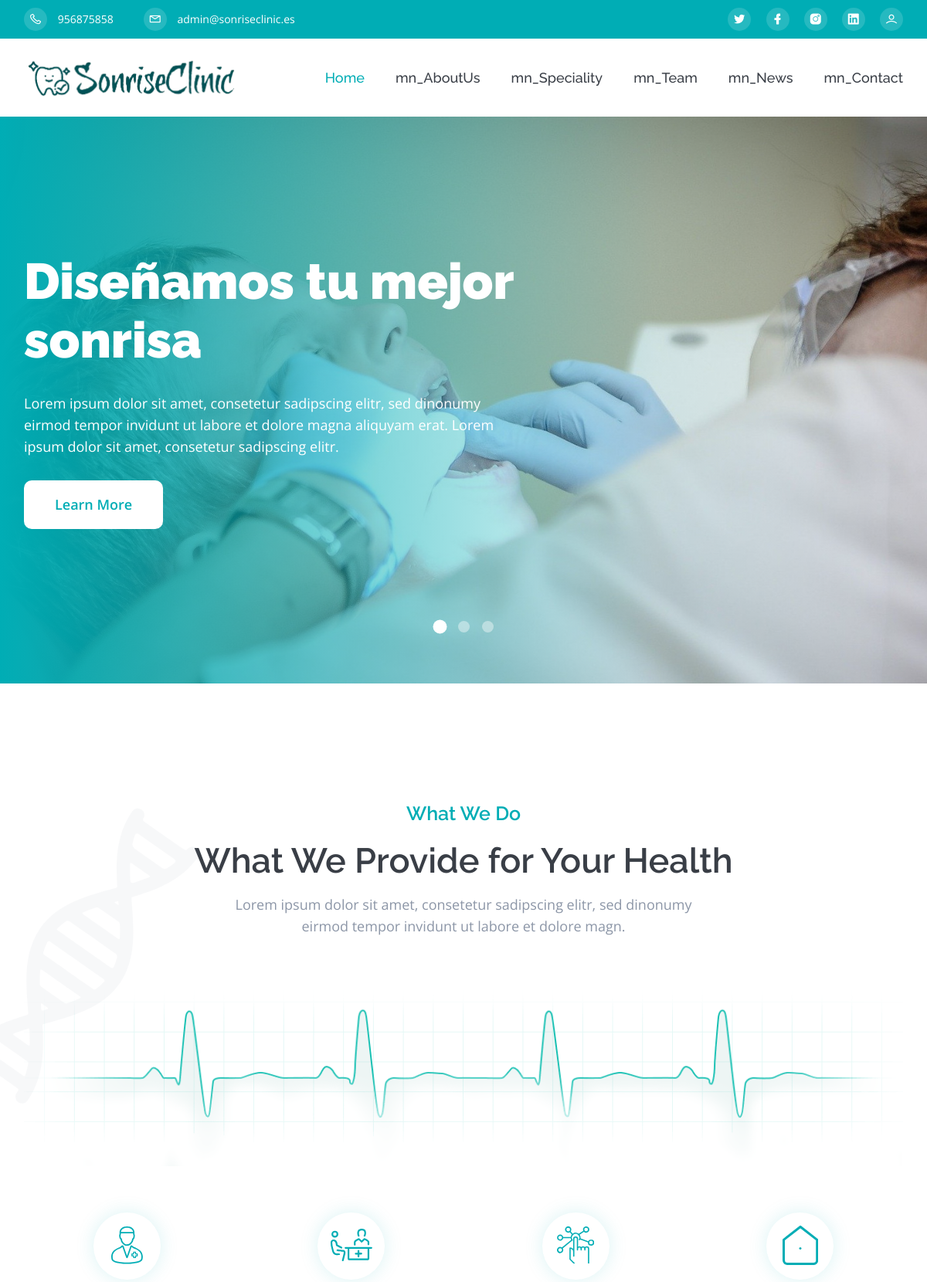
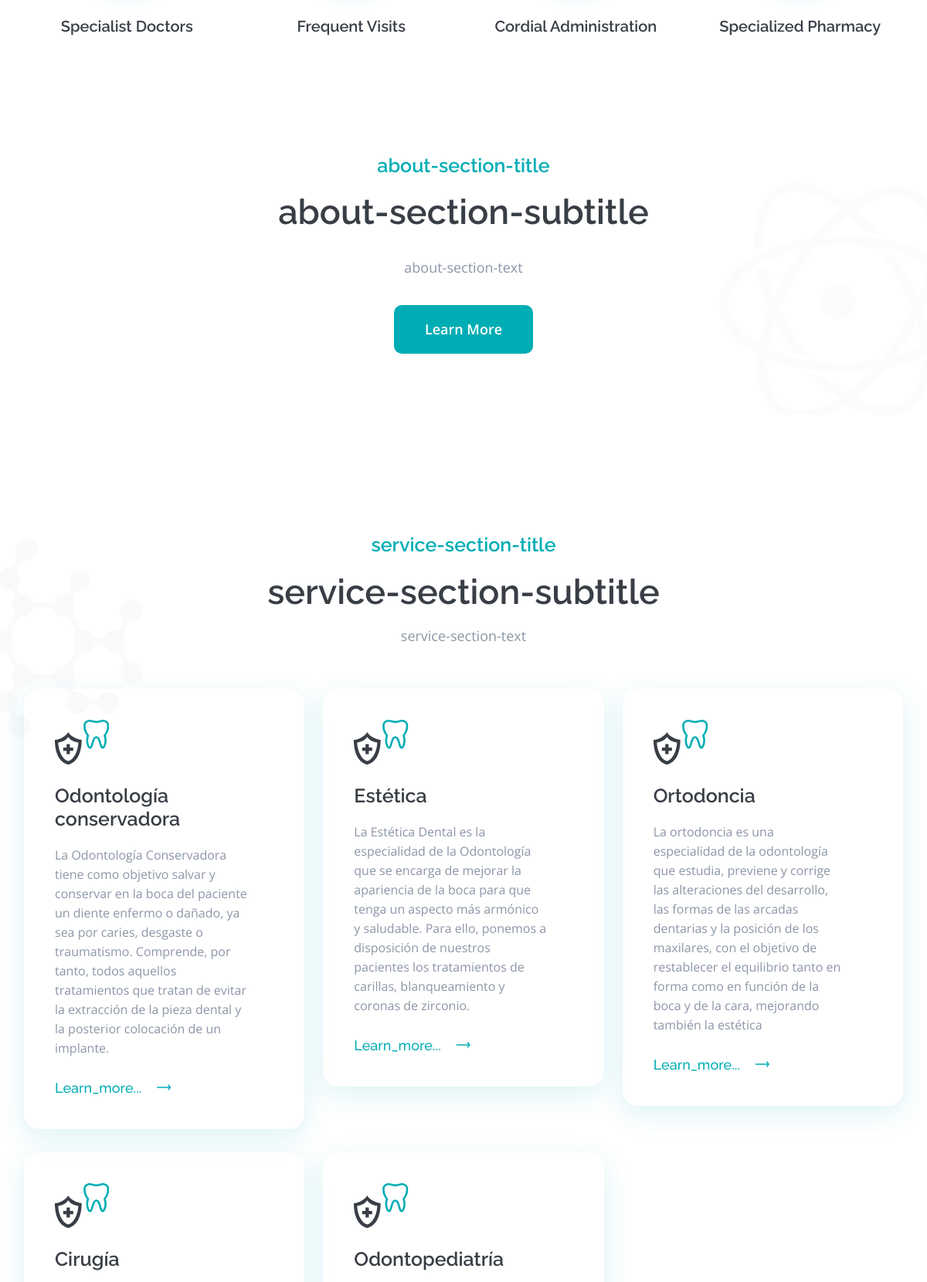
The page / (upper part) on the database its author committed (2 pictures, top to bottom).
### tables this page shows
CREATE TABLE `settings` (
  `id` int(9) NOT NULL,
  `type` varchar(10) NOT NULL,
  `label` varchar(25) NOT NULL,
  `value` varchar(400) NOT NULL
);

CREATE TABLE `blocks` (
  `id` int(9) NOT NULL,
  `id_page` int(9) NOT NULL,
  `name` varchar(56) NOT NULL,
  `block` varchar(56) NOT NULL,
  `order_n` int(9) NOT NULL,
  `title` varchar(56) DEFAULT NULL,
  `subtitle` varchar(56) DEFAULT NULL,
  `text` varchar(56) DEFAULT NULL
);

CREATE TABLE `treatmentscategories` (
  `id` int(1) NOT NULL,
  `name` varchar(100) NOT NULL,
  `info` text NOT NULL,
  `image` varchar(300) NOT NULL
);

### includes/class.data.php (called while the page is built, shortened)
<?php
class DataBase
{
    var $connection;
    public function __construct()
    {
        if (DB_PASS == NULL)
            $this->connection = mysqli_connect(DB_SERVER, DB_USER, DB_NAME);
        else
            $this->connection = mysqli_connect(DB_SERVER, DB_USER, DB_PASS, DB_NAME);
        return true;
    }
    public function send($sql, $type = 'ARRAY')
    {
        $result = mysqli_query($this->connection, $sql) or die(mysqli_error($this->connection));
        $return = array();
        if ($type == 'ARRAY')
            while (($return[] = mysqli_fetch_array($result))) {
            }
        else {
            while (($return[] = mysqli_fetch_assoc($result))) {
            }
        }
        if (count($return) > 1)
            unset($return[count($return) - 1]);
        else
            $return = FALSE;
        return $return;
    }
    public function select($table, $where, $type = 'ARRAY')
    {
        $sql = "SELECT * FROM " . $table . " WHERE " . $where;
        $result = mysqli_query($this->connection, $sql);
        $return = array();
        if ($type == 'ARRAY')
            while (($return[] = mysqli_fetch_array($result))) {
            }
        else
            while (($return[] = mysqli_fetch_assoc($result))) {
            }
        if (count($return) > 1)
            unset($return[count($return) - 1]);
        else
            $return = FALSE;
        return $return;
    }
}

### includes/sessions.php (called while the page is built, shortened)
<?php
if (isset($_SESSION['lang'])) {
    $lang = $_SESSION['lang'];
} else {
    $lang = null;
}
function isAuthenticated()
{
    if (isset($_SESSION['autentificado'])) {
        return $_SESSION['autentificado'];
    } else return FALSE;
}
if (!isset($lang)) :
    $lang = "es";
endif;

### includes/functions.php (called while the page is built, shortened)
<?php
function __($str, $lang = null)
{
	return $str;
}

### blocks/service-section.php (the view, shortened to what this page needs)
<?php
$db = new DataBase();
$result = $db->select("blocks", "id = " . $block["id"]);
?>
<section id="services" class="service-section pt-150">
	<div class="shape shape-3">
		<img src="assets/img/shapes/shape-3.svg" alt="">
	</div>
	<div class="container">
		<div class="row">
			<div class="col-xl-8 mx-auto">
				<div class="section-title text-center mb-55">
					<span class="wow fadeInDown" data-wow-delay=".2s"><?= __($result[0]["title"], $lang) ?></span>
					<h2 class="mb-15 wow fadeInUp" data-wow-delay=".4s"><?= __($result[0]["subtitle"], $lang) ?></h2>
					<p class="wow fadeInUp" data-wow-delay=".6s"><?= __($result[0]["text"], $lang) ?></p>
				</div>
			</div>
		</div>
		<div class="row">
			<?php
			$recordset = $db->send("SELECT * FROM treatmentscategories;"); ?>
			<?php foreach ($recordset as $specialty) : ?>
				<div class="col-lg-4 col-md-6">
					<div class="service-item mb-30">
						<div class="service-icon mb-25">
						</div>
						<div class="service-content">
							<h4><?= $specialty['name'] ?></h4>
							<p style="overflow: hidden; text-overflow: ellipsis; width: 250px;"><?= $specialty['info'] ?></p>
							<a href="../categorieInterventions.php?categorie=<?= $specialty['id'] ?>" class="read-more"><?= __('Learn_more', $lang) ?>... <i class="lni lni-arrow-right"></i></a>
						</div>
					</div>
				</div>
			<?php endforeach; ?>
		</div>
	</div>
</section>

### sections/header.php (shortened to what this page needs)
<header id="home" class="header">
  <div class="header-wrapper">
    <div class="header-top theme-bg">
      <div class="container">
        <div class="row">
          <div class="col-md-8">
            <?php
            $db = new DataBase();
            $phone = $db->select("settings", "label ='lni lni-phone'");
            $mail = $db->select("settings", "label ='lni lni-envelope'");
            ?>
            <div class="header-top-left text-center text-md-left">
              <ul>
                <li><a href="#"><i class="lni lni-phone"></i> <?= isset($phone) ? $phone[0]["value"] : "" ?></a></li>
                <li><a href="#"><i class="lni lni-envelope"></i> <?= isset($mail) ? $mail[0]["value"] : "" ?></a></li>
              </ul>
            </div>
          </div>
          <div class="col-md-4">
            <div class="header-top-right d-none d-md-block">
              <ul>
                <?php
                $db = new DataBase();
                $social = $db->send("SELECT * FROM settings WHERE type = 'social' AND value<>'';");
                if (!empty($social)) :
                  foreach ($social as $key) : ?>
                    <li class="nav-item">
                      <a href="<?= $key['value'] ?>">
                        <i class="<?= $key['label'] ?>"></i>
                      </a>
                    </li>
                <?php endforeach;
                endif;
                ?>
                <li class="nav-item">
                  <?php if (!isAuthenticated()) : ?>
                    <a href="login.php">
                      <i class="lni lni-user"></i>
                    </a>
                  <?php else : ?>
                    <a href="logout.php">
                      <i class="lni lni-close"></i>
                    </a>
                  <?php endif; ?>
                </li>
              </ul>
            </div>
          </div>
        </div>
      </div>
    </div>
    <div class="navbar-area">
      <div class="container">
        <div class="row">
          <div class="col-lg-12">
            <div class="navbar navbar-expand-lg">
              <a class="navbar-brand" href="index.php">
                <img src="assets/img/logo/logo-dark.png" style="width:280px" alt="Logo">
              </a>
              <?php
              if ($_SERVER['PHP_SELF'] == "/index.php") :
                $href = "";
              else :
                $href = "index.php";
              endif;
              if (!isAuthenticated()) :
              ?>
                <nav class="collapse navbar-collapse sub-menu-bar" id="navbarSupportedContent">
                  <ul id="nav" class="navbar-nav ml-auto">
                    <li class="nav-item active">
                      <a class="active" href="<?= $href ?>#home">Home</a>
                    </li>
                    <li class="nav-item">
                      <a href="<?= $href ?>#about"><?= __('mn_AboutUs', $lang) ?></a>
                    </li>
                    <li class="nav-item">
                      <a href="<?= $href ?>#services"><?= __('mn_Speciality', $lang) ?></a>
                    </li>
                    <li class="nav-item">
                      <a href="<?= $href ?>#team"><?= __('mn_Team', $lang) ?></a>
                    </li>
                    <li class="nav-item">
                      <a href="<?= $href ?>#blog"><?= __('mn_News', $lang) ?></a>
                    </li>
                    <li class="nav-item">
                      <a href="<?= $href ?>#contact"><?= __('mn_Contact', $lang) ?></a>
                    </li>
                  </ul>
                </nav>
              <?php endif ?>
            </div>
          </div>
        </div>
      </div>
    </div>
  </div>
</header>

### includes/blocks.php (shortened to what this page needs)
<?php
$db = new DataBase();
$sql = "SELECT * FROM pages a INNER JOIN blocks b ON a.id = b.id_page WHERE a.page = '" . $PG_NAME . "' ORDER BY order_n ASC";
$blocks = $db->send($sql);
foreach ($blocks as $block) :
    include "blocks/" . $block['block'] . ".php";
endforeach;

### blocks/slider-section.php (shortened to what this page needs)
<div class="slider-wrapper">
  <section class="slider-section">
    <div class="slider-active slick-style">
      <div class="single-slider img-bg" style="background-image:url('assets/img/slider/slider-1a.jpg');">
        <div class="container">
          <div class="row">
            <div class="col-xl-7 col-lg-8 col-md-10">
              <div class="slider-content">
                <h1 data-animation="fadeInDown" data-duration="1.5s" data-delay=".5s">Diseñamos tu mejor sonrisa
                </h1>
                <p data-animation="fadeInLeft" data-duration="1.5s" data-delay=".7s">Lorem ipsum
                  dolor sit amet, consetetur sadipscing elitr, sed dinonumy eirmod tempor invidunt
                  ut labore et dolore magna aliquyam erat. Lorem ipsum dolor sit amet, consetetur
                  sadipscing elitr.</p>
                <a href="#about" class="btn theme-btn page-scroll" data-animation="fadeInUp" data-duration="1.5s" data-delay=".9s">Learn More</a>
              </div>
            </div>
          </div>
        </div>
      </div>
    </div>
  </section>
</div>

### blocks/we-do-section.php (shortened to what this page needs)
<section class="we-do-section pt-150">
  <div class="shape shape-1">
    <img src="assets/img/shapes/shape-1.svg" alt="">
  </div>
  <div class="container">
    <div class="row">
      <div class="col-xl-8 mx-auto">
        <div class="section-title text-center mb-55">
          <span class="wow fadeInDown" data-wow-delay=".2s">What We Do</span>
          <h2 class="mb-15 wow fadeInUp" data-wow-delay=".4s">What We Provide for Your Health</h2>
          <p class="wow fadeInUp" data-wow-delay=".6s">Lorem ipsum dolor sit amet, consetetur sadipscing elitr, sed
            dinonumy <br class="d-none d-lg-block"> eirmod tempor invidunt ut labore et dolore magn.</p>
        </div>
      </div>
    </div>
    <div class="row">
      <div class="col-xl-12">
        <div class="graph mb-60">
          <img src="assets/img/we-do/graph-img.svg" alt="">
        </div>
      </div>
      <div class="col-lg-3">
        <div class="we-do-item mb-30">
          <div class="we-do-icon mb-25">
          </div>
          <h5>Specialist Doctors</h5>
        </div>
      </div>
      <div class="col-lg-3">
        <div class="we-do-item mb-30">
          <div class="we-do-icon mb-25">
          </div>
          <h5>Frequent Visits</h5>
        </div>
      </div>
      <div class="col-lg-3">
        <div class="we-do-item mb-30">
          <div class="we-do-icon mb-25">
          </div>
          <h5>Cordial Administration</h5>
        </div>
      </div>
      <div class="col-lg-3">
        <div class="we-do-item mb-30">
          <div class="we-do-icon mb-25">
          </div>
          <h5>Specialized Pharmacy</h5>
        </div>
      </div>
    </div>
  </div>
</section>

### blocks/about-section.php (shortened to what this page needs)
<?php
$db = new DataBase();
$result = $db->select("blocks", "id = " . $block["id"]);
?>
<section id="about" class="about-section pt-120">
	<div class="shape shape-2">
		<img src="assets/img/shapes/shape-2.svg" alt="">
	</div>
	<div class="container">
		<div class="row">
			<div class="col-xl-10 col-lg-11 mx-auto">
				<div class="about-content text-center mb-55">
					<div class="section-title mb-30">
						<span class="wow fadeInDown" data-wow-delay=".2s"><?= __($result[0]["title"], $lang) ?></span>
						<h2 class="mb-15 wow fadeInUp" data-wow-delay=".4s"><?= __($result[0]["subtitle"], $lang) ?></h2>
					</div>
					<p class="mb-35 wow fadeInUp" data-wow-delay=".6s"><?= __($result[0]["text"], $lang) ?></p>
					<a href="#" class="btn theme-btn wow fadeInUp" data-wow-delay=".8s">Learn More</a>
				</div>
			</div>
		</div>
	</div>
	<div class="about-img text-center">
	</div>
</section>

### assets/css/tiny-slider.css (style rules this page uses)
.tns-slider { -webkit-transition:all 0s; -moz-transition:all 0s; transition:all 0s }
.tns-slider>.tns-item { -webkit-box-sizing:border-box; -moz-box-sizing:border-box; box-sizing:border-box }
.tns-horizontal.tns-subpixel { white-space:nowrap }
.tns-horizontal.tns-subpixel>.tns-item { display:inline-block; vertical-align:top; white-space:normal }

### rows shown on the page
settings: value "956875858"
settings: value "admin@sonriseclinic.es"
blocks: title "about-section-title", subtitle "about-section-subtitle", text "about-section-text"
blocks: title "service-section-title", subtitle "service-section-subtitle", text "service-section-text"
treatmentscategories: name "Odontología conservadora", info "La Odontología Conservadora tiene como objetivo salvar y conservar en la boca del paciente un diente enfermo o dañado, ya sea por caries, desgaste o traumatismo. Comprende, por tanto, todos aquellos tratamientos que tratan de evitar la extracción de la pieza dental y la posterior colocación de un implante."
treatmentscategories: name "Estética", info "La Estética Dental es la especialidad de la Odontología que se encarga de mejorar la apariencia de la boca para que tenga un aspecto más armónico y saludable. Para ello, ponemos a disposición de nuestros pacientes los tratamientos de carillas, blanqueamiento y coronas de zirconio."
treatmentscategories: name "Ortodoncia", info "La ortodoncia es una especialidad de la odontología que estudia, previene y corrige las alteraciones del desarrollo, las formas de las arcadas dentarias y la posición de los maxilares, con el objetivo de restablecer el equilibrio tanto en forma como en función de la boca y de la cara, mejorando también la estética"
treatmentscategories: name "Cirugía"
treatmentscategories: name "Odontopediatría"

### other values the page prints
__('mn_AboutUs', $lang) "mn_AboutUs"
__('mn_Speciality', $lang) "mn_Speciality"
__('mn_Team', $lang) "mn_Team"
__('mn_News', $lang) "mn_News"
__('mn_Contact', $lang) "mn_Contact"
